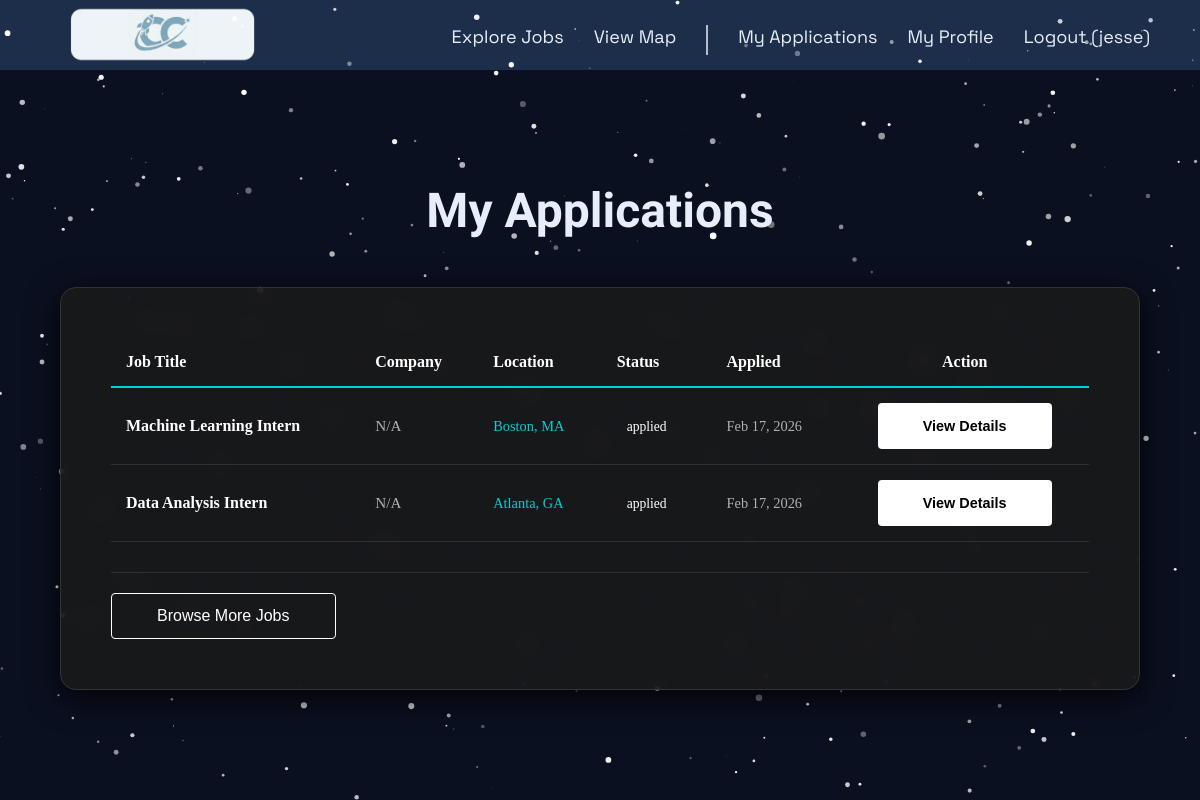
The page /applications/ (signed in) on the database its author committed.
### applications/models.py (models this page shows, shortened)
class Application(models.Model):
    STATUS_CHOICES = [
        ('applied', 'Applied'),
        ('review', 'Under Review'),
        ('interview', 'Interview'),
        ('offer', 'Offer'),
        ('closed', 'Closed'),
    ]
    user = models.ForeignKey(User, on_delete=models.CASCADE, related_name='applications')
    job = models.ForeignKey(Job, on_delete=models.CASCADE, related_name='applications')
    status = models.CharField(max_length=20, choices=STATUS_CHOICES, default='applied')
    tailored_note = models.TextField(blank=True, null=True)
    applied_at = models.DateTimeField(auto_now_add=True)
    updated_at = models.DateTimeField(auto_now=True)
    class Meta:
        unique_together = ('user', 'job')

### jobs/models.py (models this page shows, shortened)
class Job(models.Model):
    JOB_TYPES = [
        ('remote', 'Remote'),
        ('onsite', 'On-site'),
        ('hybrid', 'Hybrid'),
    ]
    recruiter = models.ForeignKey(User, on_delete=models.CASCADE)
    title = models.CharField(max_length=200)
    description = models.TextField()
    location = models.CharField(max_length=200)
    salary_min = models.IntegerField()
    salary_max = models.IntegerField()
    skills_required = models.CharField(max_length=500, help_text="Comma-separated skills")
    job_type = models.CharField(max_length=10, choices=JOB_TYPES)
    visa_sponsorship = models.BooleanField(default=False)
    posted_at = models.DateTimeField(auto_now_add=True)
    location_lat = models.DecimalField(decimal_places=4, max_digits=7)
    location_long = models.DecimalField(decimal_places=4, max_digits=7)

### applications/views.py (the view)
# urls.py: path('', views.application_list, name='applications.index'),
@login_required
def application_list(request):
    applications = Application.objects.filter(user=request.user).order_by('-applied_at')
    return render(request, 'applications/application_list.html', {'applications': applications})

### applications/templates/applications/application_list.html (shortened to what this page needs)
{% extends "base.html" %}
{% load static %}
{% block content %}
<div class="main-scroll-area">
    <div class="jobs-list-wrapper" style="width: 90%; max-width: 1200px; margin: 50px auto;">
        <h1 class="page-title">My Applications</h1>
        {% if applications %}
            <div class="filter-glass-card">
                <div style="overflow-x: auto;">
                    <table style="width: 100%; border-collapse: collapse;">
                        <thead>
                            <tr style="border-bottom: 2px solid #00cfd5;">
                                <th style="padding: 15px; text-align: left; color: #ffffff; font-weight: bold; font-size: 1rem;">Job Title</th>
                                <th style="padding: 15px; text-align: left; color: #ffffff; font-weight: bold; font-size: 1rem;">Company</th>
                                <th style="padding: 15px; text-align: left; color: #ffffff; font-weight: bold; font-size: 1rem;">Location</th>
                                <th style="padding: 15px; text-align: left; color: #ffffff; font-weight: bold; font-size: 1rem;">Status</th>
                                <th style="padding: 15px; text-align: left; color: #ffffff; font-weight: bold; font-size: 1rem;">Applied</th>
                                <th style="padding: 15px; text-align: center; color: #ffffff; font-weight: bold; font-size: 1rem;">Action</th>
                            </tr>
                        </thead>
                        <tbody>
                            {% for application in applications %}
                                <tr style="border-bottom: 1px solid rgba(255, 255, 255, 0.1);">
                                    <td style="padding: 15px; color: #ffffff; font-size: 1rem;">
                                        <strong>{{ application.job.title }}</strong>
                                    </td>
                                    <td style="padding: 15px; color: #b0b0b0; font-size: 0.95rem;">
                                        {{ application.job.company|default:"N/A" }}
                                    </td>
                                    <td style="padding: 15px; color: #00cfd5; font-size: 0.9rem;">
                                        {{ application.job.location }}
                                    </td>
                                    <td style="padding: 15px;">
                                        {% if application.status == 'pending' %}
                                            <span class="badge bg-warning text-dark" style="color: #ffffff;font-size: 0.85rem; padding: 5px 10px;">Pending</span>
                                        {% elif application.status == 'reviewed' %}
                                            <span class="badge bg-info" style="color: #ffffff;font-size: 0.85rem; padding: 5px 10px;">Under Review</span>
                                        {% elif application.status == 'accepted' %}
                                            <span class="badge bg-success" style="color: #ffffff;font-size: 0.85rem; padding: 5px 10px;">Accepted</span>
                                        {% elif application.status == 'rejected' %}
                                            <span class="badge bg-danger" style="color: #ffffff;font-size: 0.85rem; padding: 5px 10px;">Rejected</span>
                                        {% else %}
                                            <span class="badge bg-secondary" style="color: #ffffff;font-size: 0.85rem; padding: 5px 10px;">{{ application.status }}</span>
                                        {% endif %}
                                    </td>
                                    <td style="padding: 15px; color: #b0b0b0; font-size: 0.9rem;">
                                        {{ application.applied_at|date:"M d, Y" }}
                                    </td>
                                    <td style="padding: 15px; text-align: center;">
                                        <a href="{% url 'applications.detail' application.pk %}"
                                           class="btn-save"
                                           style="display: inline-block; padding: 8px 16px; background-color: #00cfd5; color: #000; text-decoration: none; border-radius: 4px; font-size: 0.9rem;">
                                            View Details
                                        </a>
                                    </td>
                                </tr>
                            {% endfor %}
                        </tbody>
                    </table>
                </div>
                <div style="margin-top: 30px; padding-top: 20px; border-top: 1px solid rgba(255, 255, 255, 0.1);">
                    <a href="{% url 'jobs.index' %}"
                       class="btn-cancel"
                       style="display: inline-block; padding: 12px 24px; text-decoration: none;">
                        Browse More Jobs
                    </a>
                </div>
            </div>
        {% endif %}
    </div>
</div>
{% endblock %}

### careerconnect/templates/base.html (shortened to what this page needs)
<!DOCTYPE html>
    <html>
    {% load static %}
    <head>
        <link rel="stylesheet" type="text/css" href="{% static 'css/style.css' %}">
    </head>
    <body>
        <nav>
            <a class="logo" href="/">
                <img src="{% static 'img/CCLogo.png' %}" alt="CareerConnect" height="225" />
            </a>
            <ul class="nav-links">
                <li><a href="{% url 'jobs.index' %}">Explore Jobs</a></li>
                <li><a href="{% url 'maps.index' %}">View Map</a></li>
                <div class="vr white mx-2 d-none d-lg-block"></div>
                {% if user.is_authenticated %}
                <li><a href="{% url 'applications.index' %}">My Applications</a></li>
                <li><a href="{% url 'profile.edit' %}">My Profile</a></li>
                <li><a href="{% url 'accounts.logout' %}">Logout ({{ user.username }})</a></li>
                {% else %}
                <li><a href="{% url 'accounts.login' %}">Login</a></li>
                <li><a href="{% url 'accounts.signup' %}">Sign Up</a></li>
                {% endif %}
            </ul>
        </nav>
        {% block content %}
        {% endblock content %}
        <canvas id="starCanvas"></canvas>
        <script>
            const canvas = document.getElementById('starCanvas');
            const ctx = canvas.getContext('2d');
            let stars = [];
            const numStars = 400;
            function resize() {
                canvas.width = window.innerWidth;
                canvas.height = window.innerHeight;
            }
            window.addEventListener('resize', resize);
            resize();
            class Star {
                constructor() {
                    this.x = Math.random() * canvas.width;
                    this.y = Math.random() * canvas.height;
                    this.baseRadius = Math.random() * 1.5;
                    this.color = `rgba(255, 255, 255, ${Math.random() * 0.7 + 0.3})`;
                    this.timer = Math.random();
                    this.pulseTimer = Math.random() * 0.05;
                    this.maxScale = 2;
                }
                update() {
                    this.timer += this.pulseTimer;
                    let pulse = Math.sin(this.timer);
                    let growth = pulse > 0 ? pulse * this.maxScale : 0;
                    this.currentRadius = this.baseRadius + growth;
                }
                draw() {
                    ctx.beginPath();
                    ctx.arc(this.x, this.y, this.currentRadius, 0, Math.PI * 2);
                    ctx.fillStyle = this.color;
                    ctx.fill();
                    ctx.closePath();
                }
            }
            function init() {
                stars = [];
                for (let i = 0; i < numStars; i++) {
                    stars.push(new Star());
                }
            }
            function animate() {
                ctx.clearRect(0, 0, canvas.width, canvas.height);
                stars.forEach(star => {
                        star.update();
                        star.draw();
                    });
                requestAnimationFrame(animate);
            }
            init();
            animate();
        </script>
    </body>
    </html>

### careerconnect/static/css/style.css (style rules this page uses)
.vr.white { background-color: #e8eef9; opacity: 0.75; width: 2px; height: 30px; align-self: center; }
body { background-color: #0b1020; overflow: hidden; margin: 0; }
h1 { color: #e8eef9; font-size: 75px; font-family: 'Sora', 'Times New Roman', serif; }
h1[class] { color: #e8eef9; font-family: 'Sora', 'Times New Roman', serif; }
nav { display: flex; justify-content: space-between; width: 100%; align-items: center; padding: 20px 50px; position: fixed; top: 0; left: 0; box-sizing: border-box; height:70px; background-color: #1c2e4a; }
.logo { color: #e8eef9; font-size: 24px; font-weight: bold; text-decoration: none; font-family: 'Space Grotesk', 'Times New Roman', serif; }
.logo img { margin-top: 5px; }
.nav-links { list-style: none; display: flex; gap: 30px; padding-top: 9px; font-family: 'Space Grotesk', 'Times New Roman', serif; }
.nav-links a { color: #e8eef9; text-decoration: none; font-size: 18px; transition: opacity 0.2s; }
.main-scroll-area { position: fixed; top: 100px; left: 0; width: 100%; height: calc(100vh - 90px); overflow-y: auto; z-index: 10; display: flex; justify-content: center; align-items: flex-start; scrollbar-width: thin; scrollbar-color: #2b2b2b #050505; }
* { scrollbar-width: thin; scrollbar-color: #2b2b2b #050505; }
.page-title { font-family: 'Georgia', 'Times New Roman', serif; color: #ffffff; font-size: 3rem; text-align: center; margin-bottom: 3rem; }
.btn-save { background-color: white !important; color: black !important; font-family: sans-serif !important; font-weight: bold !important; padding: 15px 45px !important; border: none !important; border-radius: 4px !important; transition: 0.3s; }
.btn-cancel { background-color: transparent !important; color: white !important; font-family: sans-serif !important; padding: 13px 45px !important; border: 1px solid white !important; border-radius: 4px !important; text-decoration: none !important; transition: 0.3s; }
#starCanvas { position: fixed; top: 0; left: 0; z-index: 1; pointer-events: none; }
.filter-glass-card { background-color: rgba(26, 26, 26, 0.85); backdrop-filter: blur(10px); border: 1px solid #333; border-radius: 16px; padding: 50px; margin-bottom: 60px; box-shadow: 0 8px 32px rgba(0, 0, 0, 0.8); box-sizing: border-box; }

### rows shown on the page
Application: job "Machine Learning Intern", job.company "N/A", job.location "Boston, MA", status "applied", applied_at "Feb 17, 2026"
Application: job "Data Analysis Intern", job.company "N/A", job.location "Atlanta, GA", status "applied", applied_at "Feb 17, 2026"

### other values the page prints
{{ user.username }} "jesse"
